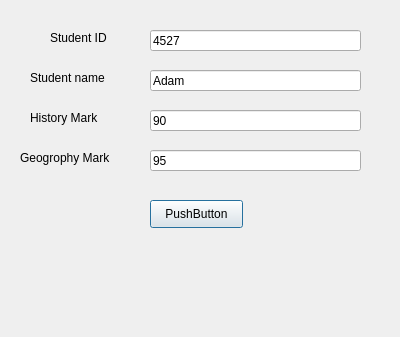
<?xml version="1.0" encoding="UTF-8"?>
<ui version="4.0">
 <class>Dialog</class>
 <widget class="QDialog" name="Dialog">
  <property name="geometry">
   <rect>
    <x>0</x>
    <y>0</y>
    <width>400</width>
    <height>337</height>
   </rect>
  </property>
  <property name="windowTitle">
   <string>Dialog</string>
  </property>
  <widget class="QPushButton" name="pushButton">
   <property name="geometry">
    <rect>
     <x>150</x>
     <y>200</y>
     <width>93</width>
     <height>28</height>
    </rect>
   </property>
   <property name="text">
    <string>PushButton</string>
   </property>
  </widget>
  <widget class="QLabel" name="labelResp">
   <property name="geometry">
    <rect>
     <x>30</x>
     <y>255</y>
     <width>331</width>
     <height>41</height>
    </rect>
   </property>
   <property name="text">
    <string/>
   </property>
   <property name="wordWrap">
    <bool>true</bool>
   </property>
  </widget>
  <widget class="QLabel" name="labelName">
   <property name="geometry">
    <rect>
     <x>30</x>
     <y>70</y>
     <width>101</width>
     <height>16</height>
    </rect>
   </property>
   <property name="text">
    <string>Student name</string>
   </property>
  </widget>
  <widget class="QLineEdit" name="lineEditName">
   <property name="geometry">
    <rect>
     <x>150</x>
     <y>70</y>
     <width>211</width>
     <height>21</height>
    </rect>
   </property>
   <property name="text">
    <string>Adam</string>
   </property>
  </widget>
  <widget class="QLabel" name="labelID">
   <property name="geometry">
    <rect>
     <x>50</x>
     <y>30</y>
     <width>80</width>
     <height>15</height>
    </rect>
   </property>
   <property name="text">
    <string>Student ID</string>
   </property>
  </widget>
  <widget class="QLineEdit" name="lineEditID">
   <property name="geometry">
    <rect>
     <x>150</x>
     <y>30</y>
     <width>211</width>
     <height>21</height>
    </rect>
   </property>
   <property name="text">
    <string>4527</string>
   </property>
  </widget>
  <widget class="QLabel" name="labelHistoryMark">
   <property name="geometry">
    <rect>
     <x>30</x>
     <y>110</y>
     <width>96</width>
     <height>15</height>
    </rect>
   </property>
   <property name="text">
    <string>History Mark</string>
   </property>
  </widget>
  <widget class="QLineEdit" name="lineEditGeogMark">
   <property name="geometry">
    <rect>
     <x>150</x>
     <y>150</y>
     <width>211</width>
     <height>21</height>
    </rect>
   </property>
   <property name="text">
    <string>95</string>
   </property>
  </widget>
  <widget class="QLabel" name="labelGeogMark">
   <property name="geometry">
    <rect>
     <x>20</x>
     <y>150</y>
     <width>112</width>
     <height>15</height>
    </rect>
   </property>
   <property name="text">
    <string>Geogrophy Mark</string>
   </property>
  </widget>
  <widget class="QLineEdit" name="lineEditHistoryMark">
   <property name="geometry">
    <rect>
     <x>150</x>
     <y>110</y>
     <width>211</width>
     <height>21</height>
    </rect>
   </property>
   <property name="text">
    <string>90</string>
   </property>
  </widget>
 </widget>
 <resources/>
 <connections/>
</ui>
